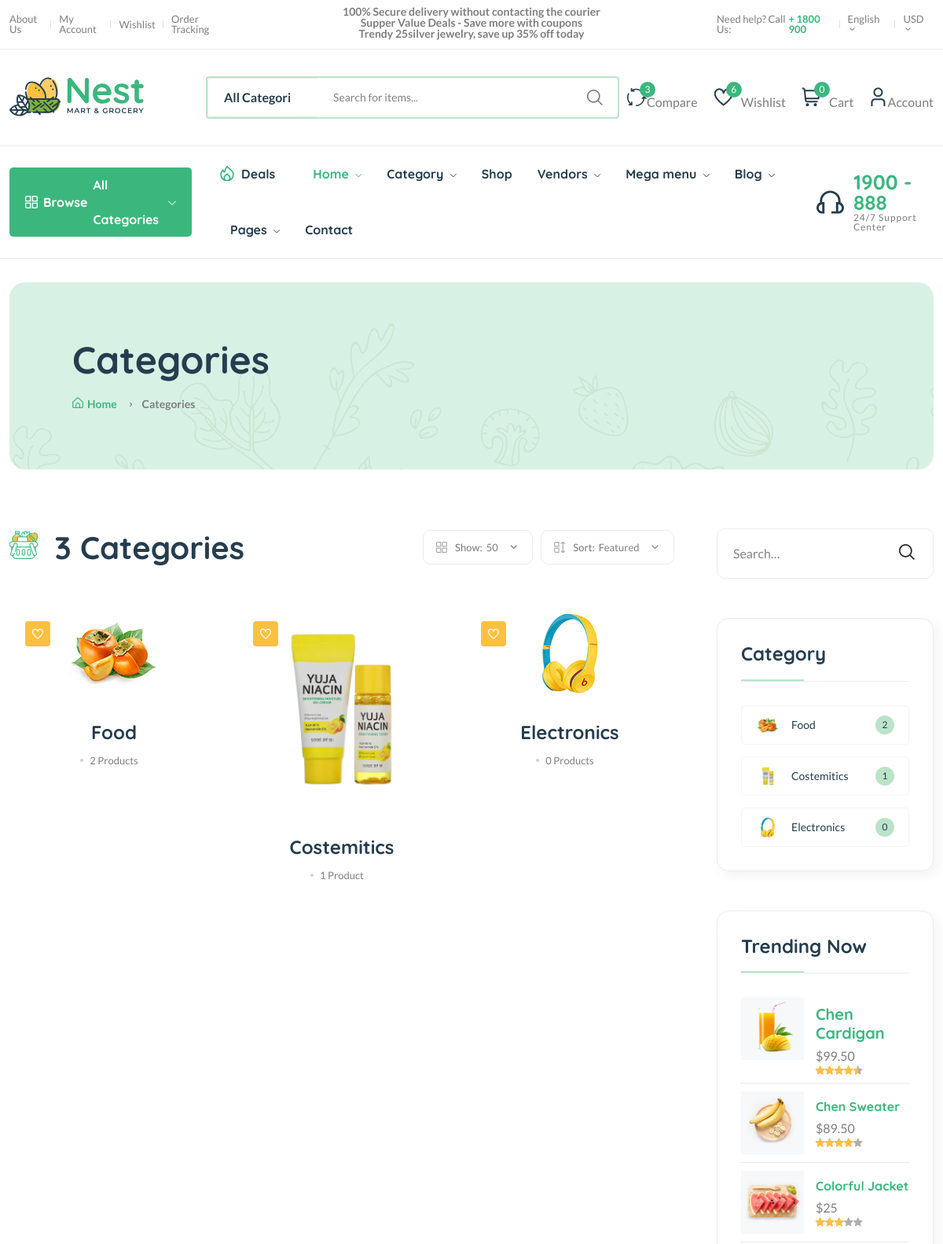
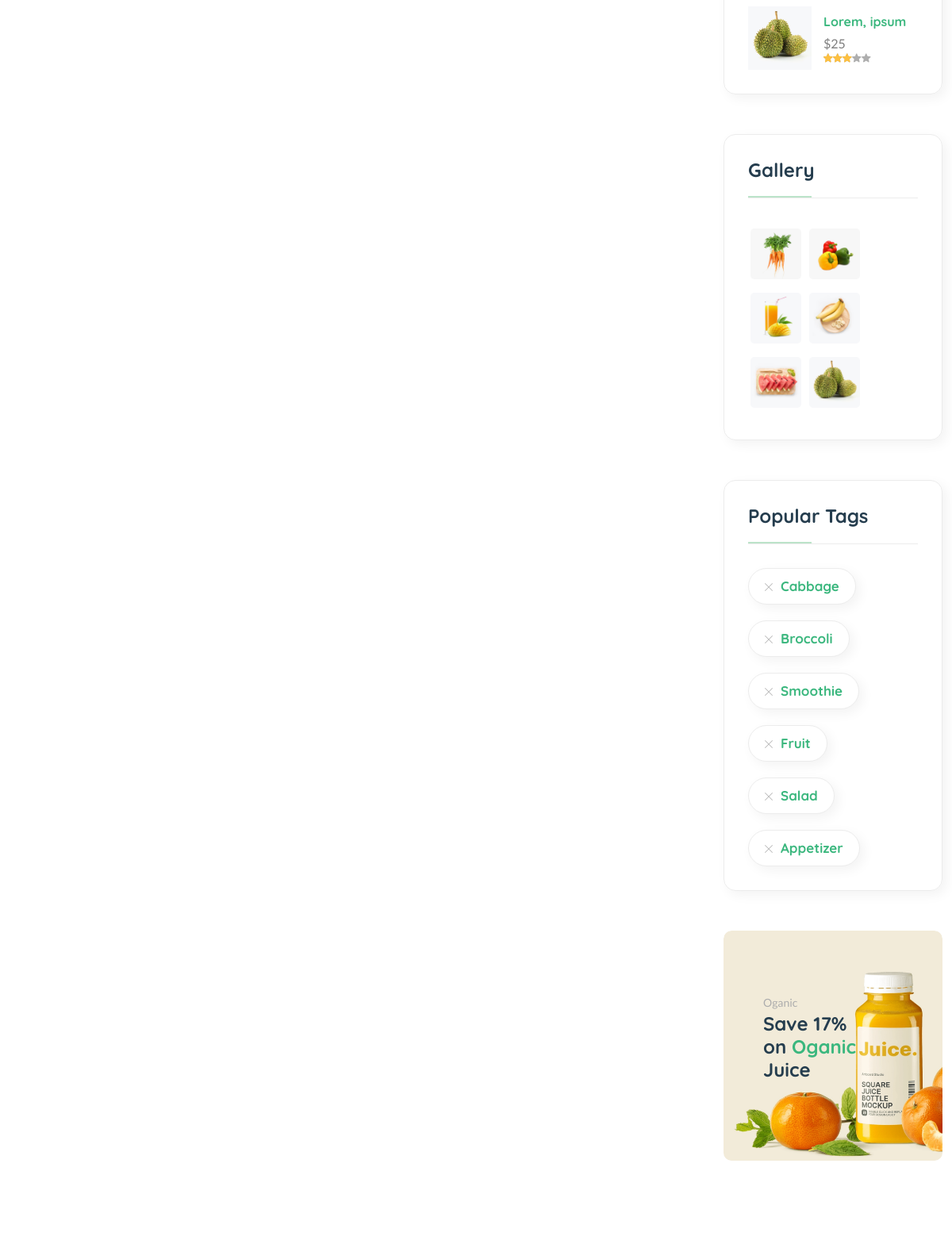
The page /category/ (upper part) on the database its author committed (2 pictures, top to bottom).
### e_shop/models.py (models this page shows, shortened)
class Category(models.Model):
    cid = ShortUUIDField(unique=True, length=10, max_length=30, prefix="cat", alphabet="abcdefgh12345")
    title= models.CharField(max_length=100, default="food")
    image = models.ImageField(upload_to="category", default="category.jpg")
    class Meta:
        verbose_name_plural = "Categories"

### e_shop/views.py (the view)
# urls.py: path("category/", category_list_view, name= "category-list"),
def category_list_view(request):
    categories = Category.objects.all()
    context = {
        "categories": categories
    }
    return render(request, 'e_shop/category-list.html',context)

### e_shop/context_processor.py (called while the page is built)
def default(request):
    vendors = Vendor.objects.all()
    categories = Category.objects.all()
    try:
        address = Address.objects.get(user = request.user)
    except:
        address=None
    return {
        "categories": categories,
        "address": address,
        "vendors": vendors
    }

### templates/e_shop/category-list.html (shortened to what this page needs)
{% extends "partials/base.html" %}
{% block content %}
{% load static %}
<main class="main">
    <div class="page-header mt-30 mb-75">
        <div class="container">
            <div class="archive-header">
                <div class="row align-items-center">
                    <div class="col-xl-3">
                        <h1 class="mb-15">Categories</h1>
                        <div class="breadcrumb">
                            <a href="{% url 'index' %}" rel="nofollow"><i class="fi-rs-home mr-5"></i>Home</a>
                            <span></span>Categories
                        </div>
                    </div>
                </div>
            </div>
        </div>
    </div>
    <div class="page-content mb-50">
        <div class="container">
            <div class="row">
                <div class="col-lg-9">
                    <div class="shop-product-fillter mb-50 pr-30">
                        <div class="totall-product">
                            <h2>
                                <img class="w-36px mr-10" src="assets/imgs/theme/icons/category-1.svg" alt="" />
                                {{ categories.count }} Categor{{ categories.count|pluralize:"ies"}}
                            </h2>
                        </div>
                        <div class="sort-by-product-area">
                            <div class="sort-by-cover mr-10">
                                <div class="sort-by-product-wrap">
                                    <div class="sort-by">
                                        <span><i class="fi-rs-apps"></i>Show:</span>
                                    </div>
                                    <div class="sort-by-dropdown-wrap">
                                        <span> 50 <i class="fi-rs-angle-small-down"></i></span>
                                    </div>
                                </div>
                            </div>
                            <div class="sort-by-cover">
                                <div class="sort-by-product-wrap">
                                    <div class="sort-by">
                                        <span><i class="fi-rs-apps-sort"></i>Sort:</span>
                                    </div>
                                    <div class="sort-by-dropdown-wrap">
                                        <span>Featured <i class="fi-rs-angle-small-down"></i></span>
                                    </div>
                                </div>
                            </div>
                        </div>
                    </div>
                    <div class="loop-grid pr-30">
                        <div class="row">
                            {% for c in categories %}
                            <article class="col-xl-4 col-lg-6 col-md-6 text-center hover-up mb-30 animated">
                                <div class="post-thumb">
                                    <a href="{% url 'category-product-list' c.cid %}">
                                        <img class="border-radius-15" src="{{ c.image.url }}" alt=""/>
                                    </a>
                                    <div class="entry-meta">
                                        <a class="entry-meta meta-2" href="blog-category-grid.html"><i class="fi-rs-heart"></i></a>
                                    </div>
                                </div>
                                <div class="entry-content-2">
                                    <h4 class="post-title mb-15">
                                        <a href="{% url 'category-product-list' c.cid %}">{{c.title}}</a>
                                    </h4>
                                    <div class="entry-meta font-xs color-grey mt-10 pb-10">
                                        <div>
                                            <span class="hit-count has-dot mr-10">{{ c.category.count }} Product{{ c.category.count|pluralize }}</span>
                                        </div>
                                    </div>
                                </div>
                            </article>
                            {% endfor %}
                        </div>
                    </div>
                </div>
                <div class="col-lg-3 primary-sidebar sticky-sidebar">
                    <div class="widget-area">
                        <div class="sidebar-widget-2 widget_search mb-50">
                            <div class="search-form">
                                <form action="#">
                                    <input type="text" placeholder="Search…" />
                                    <button type="submit"><i class="fi-rs-search"></i></button>
                                </form>
                            </div>
                        </div>
                        <div class="sidebar-widget widget-category-2 mb-50">
                            <h5 class="section-title style-1 mb-30">Category</h5>
                            <ul>
                                {% for c in categories %}
                                <li>
                                    <a href="{% url 'category-product-list' c.cid %}"> <img src="{{c.image.url}}" alt="" />{{c.title}}</a><span class="count">{{c.category.count}}</span>
                                </li>
                                {% endfor %}
                            </ul>
                        </div>
                        <div class="sidebar-widget product-sidebar mb-50 p-30 bg-grey border-radius-10">
                            <h5 class="section-title style-1 mb-30">Trending Now</h5>
                            <div class="single-post clearfix">
                                <div class="image">
                                    <img src="assets/imgs/shop/thumbnail-3.jpg" alt="#" />
                                </div>
                                <div class="content pt-10">
                                    <h5><a href="shop-product-detail.html">Chen Cardigan</a></h5>
                                    <p class="price mb-0 mt-5">$99.50</p>
                                    <div class="product-rate">
                                        <div class="product-rating" style="width: 90%"></div>
                                    </div>
                                </div>
                            </div>
                            <div class="single-post clearfix">
                                <div class="image">
                                    <img src="assets/imgs/shop/thumbnail-4.jpg" alt="#" />
                                </div>
                                <div class="content pt-10">
                                    <h6><a href="shop-product-detail.html">Chen Sweater</a></h6>
                                    <p class="price mb-0 mt-5">$89.50</p>
                                    <div class="product-rate">
                                        <div class="product-rating" style="width: 80%"></div>
                                    </div>
                                </div>
                            </div>
                            <div class="single-post clearfix">
                                <div class="image">
                                    <img src="assets/imgs/shop/thumbnail-5.jpg" alt="#" />
                                </div>
                                <div class="content pt-10">
                                    <h6><a href="shop-product-detail.html">Colorful Jacket</a></h6>
                                    <p class="price mb-0 mt-5">$25</p>
                                    <div class="product-rate">
                                        <div class="product-rating" style="width: 60%"></div>
                                    </div>
                                </div>
                            </div>
                            <div class="single-post clearfix">
                                <div class="image">
                                    <img src="assets/imgs/shop/thumbnail-6.jpg" alt="#" />
                                </div>
                                <div class="content pt-10">
                                    <h6><a href="shop-product-detail.html">Lorem, ipsum</a></h6>
                                    <p class="price mb-0 mt-5">$25</p>
                                    <div class="product-rate">
                                        <div class="product-rating" style="width: 60%"></div>
                                    </div>
                                </div>
                            </div>
                        </div>
                        <div class="sidebar-widget widget_instagram mb-50">
                            <h5 class="section-title style-1 mb-30">Gallery</h5>
                            <div class="instagram-gellay">
                                <ul class="insta-feed">
                                    <li>
                                        <a href="#"><img class="border-radius-5" src="assets/imgs/shop/thumbnail-1.jpg" alt="" /></a>
                                    </li>
                                    <li>
                                        <a href="#"><img class="border-radius-5" src="assets/imgs/shop/thumbnail-2.jpg" alt="" /></a>
                                    </li>
                                    <li>
                                        <a href="#"><img class="border-radius-5" src="assets/imgs/shop/thumbnail-3.jpg" alt="" /></a>
                                    </li>
                                    <li>
                                        <a href="#"><img class="border-radius-5" src="assets/imgs/shop/thumbnail-4.jpg" alt="" /></a>
                                    </li>
                                    <li>
                                        <a href="#"><img class="border-radius-5" src="assets/imgs/shop/thumbnail-5.jpg" alt="" /></a>
                                    </li>
                                    <li>
                                        <a href="#"><img class="border-radius-5" src="assets/imgs/shop/thumbnail-6.jpg" alt="" /></a>
                                    </li>
                                </ul>
                            </div>
                        </div>
                        <div class="sidebar-widget widget-tags mb-50 pb-10">
                            <h5 class="section-title style-1 mb-30">Popular Tags</h5>
                            <ul class="tags-list">
                                <li class="hover-up">
                                    <a href="blog-category-grid.html"><i class="fi-rs-cross mr-10"></i>Cabbage</a>
                                </li>
                                <li class="hover-up">
                                    <a href="blog-category-grid.html"><i class="fi-rs-cross mr-10"></i>Broccoli</a>
                                </li>
                                <li class="hover-up">
                                    <a href="blog-category-grid.html"><i class="fi-rs-cross mr-10"></i>Smoothie</a>
                                </li>
                                <li class="hover-up">
                                    <a href="blog-category-grid.html"><i class="fi-rs-cross mr-10"></i>Fruit</a>
                                </li>
                                <li class="hover-up mr-0">
                                    <a href="blog-category-grid.html"><i class="fi-rs-cross mr-10"></i>Salad</a>
                                </li>
                                <li class="hover-up mr-0">
                                    <a href="blog-category-grid.html"><i class="fi-rs-cross mr-10"></i>Appetizer</a>
                                </li>
                            </ul>
                        </div>
                        <div class="banner-img wow fadeIn mb-50 animated d-lg-block d-none">
                            <img src="assets/imgs/banner/banner-11.png" alt="" />
                            <div class="banner-text">
                                <span>Oganic</span>
                                <h4>
                                    Save 17% <br />
                                    on <span class="text-brand">Oganic</span><br />
                                    Juice
                                </h4>
                            </div>
                        </div>
                    </div>
                </div>
            </div>
        </div>
    </div>
</main>
{% endblock %}

### rows shown on the page
Category: image (picture), title "Food", category.count "2"
Category: image (picture), title "Costemitics", category.count "1"
Category: image (picture), title "Electronics", category.count "0"

### other values the page prints
{{ request.session.cart_data_obj|length }} "0"
{{ categories.count }} "3"
